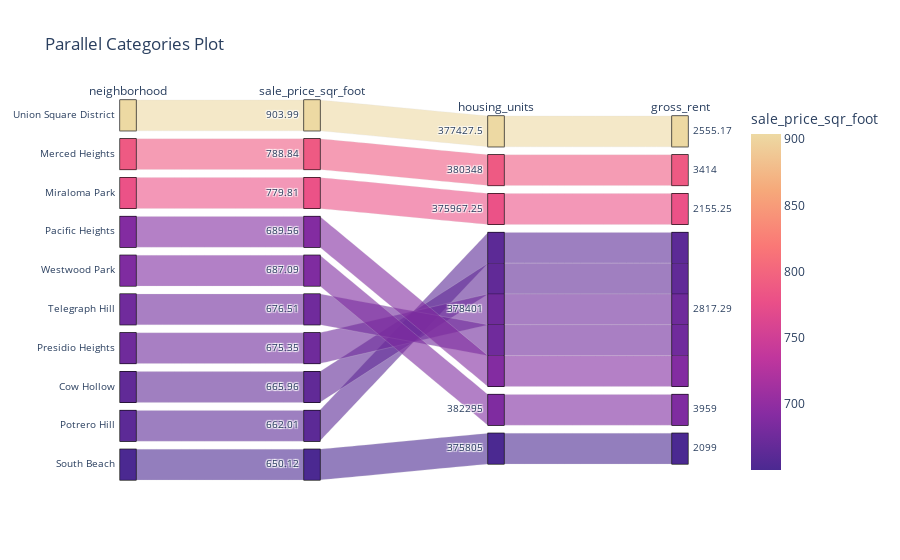

Write notebook code for a chart like this one.
### Markdown cell above
## Panel Visualizations

In this section, you will copy the code for each plot type from your analysis notebook and place it into separate functions that Panel can use to create panes for the dashboard. 

These functions will convert the plot object to a Panel pane.

Be sure to include any DataFrame transformation/manipulation code required along with the plotting code.

Return a Panel pane object from each function that can be used to build the dashboard.

Note: Remove any `.show()` lines from the code. We want to return the plots instead of showing them. The Panel dashboard will then display the plots.

### Code cell
# Define Panel Visualization Functions
housing_unit_by_year = sfo_data.groupby(["year"])
def housing_units_per_year():
    """Housing Units Per Year."""
    gross_house_year = sfo_data['housing_units'].groupby(by = 'year', level=None).mean()
    fig_avg_house_year = plt.figure()
    fig_housing_units = gross_house_year.plot.bar(
        title= 'Average Gross Rent in San Francisco')
    fig_housing_units.set_xlabel("Year")
    fig_housing_units.set_ylabel("Gross Rent")
        
    return fig_avg_house_year
    # YOUR CODE HERE!
    #gross_house_year = sfo_data['housing_units'].groupby(by = 'year', level=None).mean()
    #boundry = housing_unit.std()
    #avg_house_per_year_plt = plt.figure()
    #avg_gross_year_rent_plot = gross_rent_year.plot.bar(
       # title='Average Gross Rent in San Francisco')
   # avg_gross_year_rent_plot.set.xlabel("Year")
   # avg_gross_year_rent_plot.set.ylabel("Gross Rent")
    #return avg_house_per_year_plt
def average_gross_rent():
    """Average Gross Rent in San Francisco Per Year."""
    mean_gross_rent = sfo_data.groupby(["year"])["gross_rent"].mean()
    # YOUR CODE HERE!
    return sfo_data.groupby(["year"])['gross_rent'].mean().hvplot(
        label='Average Gross Rent in San Francisco',
        xlabel='Year', ylabel='Gross Rent',
        xlim=(housing_unit_by_year.first().index.min(), housing_unit_by_year.first().index.max())
    )


def average_sales_price():
    """Average Sales Price Per Year."""
    
    # YOUR CODE HERE!

    
    return sfo_data.groupby(["year"])['sale_price_sqr_foot'].mean().hvplot(
        label='Average Sales Price in San Francisco',
        xlabel='Year', ylabel='Avg. Sale Price',
        xlim=(housing_unit_by_year.first().index.min(), housing_unit_by_year.first().index.max())
    )

neighborhood_df = sfo_data.groupby(['year','neighborhood']).mean().reset_index()

def average_price_by_neighborhood():
    """Average Prices by Neighborhood."""
    
    sfo_grouped_year_and_nbhd = sfo_data.groupby(["year", "neighborhood"]).mean()
    sfo_grouped_year_and_nbhd.reset_index(inplace=True)
    sfo_grouped_year_and_nbhd.head(10)

    neighborhoods = sfo_grouped_year_and_nbhd["neighborhood"]

    def plot_avg_price_per_sq_ft(neighborhood):
        return  sfo_grouped_year_and_nbhd.loc[neighborhoods == neighborhood, "sale_price_sqr_foot"].plot.line()

    return interact(plot_avg_price_per_sq_ft, neighborhood=neighborhoods)  


avg_values_neighborhood = neighborhood_df.drop(columns=['year']).groupby('neighborhood').mean().round(2)
top_expensive_neighborhood = avg_values_neighborhood.sort_values("sale_price_sqr_foot", ascending = False).head(10)


def top_most_expensive_neighborhoods():
    """Top 10 Most Expensive Neighborhoods."""
    groupby_neighborhood = sfo_data.groupby(["neighborhood"]).mean()
    top_10_most_expensive = groupby_neighborhood.sort_values(by='sale_price_sqr_foot', ascending=False).head(10)
    top_10_most_expensive = top_10_most_expensive.reset_index()
    top_10_most_expensive
    # YOUR CODE HERE!
    return top_expensive_neighborhood['sale_price_sqr_foot'].hvplot.bar(
        label='Top 10 Expensive Neighborhoods in SFO',
        xlabel='Neighborhood',
        shared_axes=False,
        ylabel='Avg. Sales Price per Square Foot', 
        rot=45
    )

def parallel_coordinates():
    """Parallel Coordinates Plot."""
    
    # YOUR CODE HERE!
    return px.parallel_coordinates(
        top_expensive_neighborhood, 
        title='Parallel Coordinates Plot',
        color='sale_price_sqr_foot'
    )


def parallel_categories():
    """Parallel Categories Plot."""
    
    # YOUR CODE HERE!
    return px.parallel_categories(
        top_expensive_neighborhood.reset_index(), 
        color='sale_price_sqr_foot',
        title='Parallel Categories Plot',
        color_continuous_scale=px.colors.sequential.Agsunset
    )


def neighborhood_map():
    """Neighborhood Map"""
    
    # YOUR CODE HERE!

    new_avg_values_neighborhood=avg_values_neighborhood.reset_index().rename(columns = {'neighborhood':'Neighborhood'})
    neighborhood_location=pd.merge(df_neighborhood_locations,new_avg_values_neighborhood, on='Neighborhood')
    
    return px.scatter_mapbox(neighborhood_location,
                             lat="Lat",
                             lon="Lon",
                             size='sale_price_sqr_foot',
                             color='gross_rent',
                             hover_name='Neighborhood',
                             zoom=11,
                             color_continuous_scale=px.colors.sequential.Jet
                            )

parallel_categories()

### Figure 1 — Plotly figure (JSON) as saved in the notebook; plotly's stock layout.template omitted (floating-point values rounded to 4 significant figures)
{"data": [{"dimensions": [{"label": "neighborhood", "values": ["Union Square District", "Merced Heights", "Miraloma Park", "Pacific Heights", "Westwood Park", "Telegraph Hill", "Presidio Heights", "Cow Hollow", "Potrero Hill", "South Beach"]}, {"label": "sale_price_sqr_foot", "values": [904.0, 788.8, 779.8, 689.6, 687.1, 676.5, 675.4, 666.0, 662.0, 650.1]}, {"label": "housing_units", "values": [377400.0, 380348, 376000.0, 378401, 382295, 378401, 378401, 378401, 378401, 375805]}, {"label": "gross_rent", "values": [2555.0, 3414, 2155.0, 2817.0, 3959, 2817.0, 2817.0, 2817.0, 2817.0, 2099]}], "domain": {"x": [0, 1], "y": [0, 1]}, "line": {"color": [904.0, 788.8, 779.8, 689.6, 687.1, 676.5, 675.4, 666.0, 662.0, 650.1], "coloraxis": "coloraxis"}, "name": "", "type": "parcats"}], "layout": {"autosize": true, "coloraxis": {"colorbar": {"title": {"text": "sale_price_sqr_foot"}}, "colorscale": [[0, "rgb(75, 41, 145)"], [0.1667, "rgb(135, 44, 162)"], [0.3333, "rgb(192, 54, 157)"], [0.5, "rgb(234, 79, 136)"], [0.6667, "rgb(250, 120, 118)"], [0.8333, "rgb(246, 169, 122)"], [1, "rgb(237, 217, 163)"]]}, "legend": {"tracegroupgap": 0}, "title": {"text": "Parallel Categories Plot"}}}
